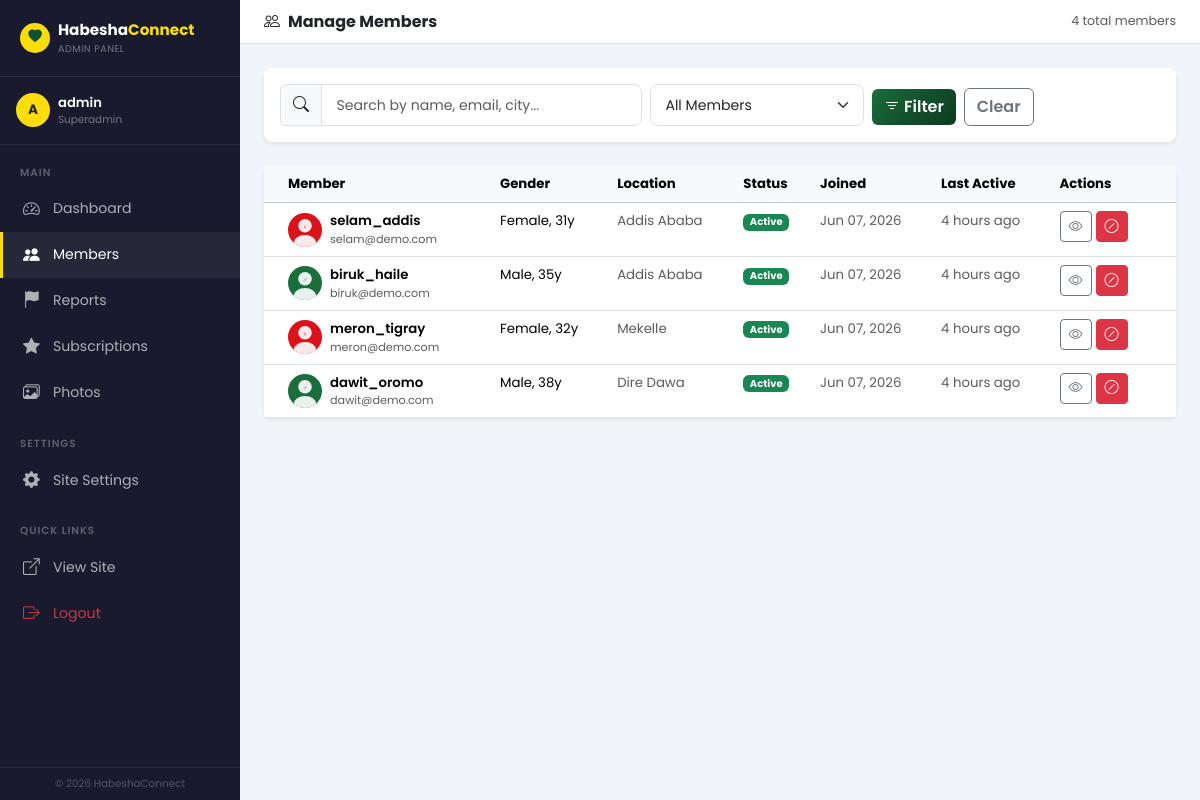
Page /admin/users.php (signed in) on the committed database.
### tables this page shows
CREATE TABLE `users` (
  `id` int(11) NOT NULL AUTO_INCREMENT,
  `username` varchar(50) NOT NULL,
  `email` varchar(100) NOT NULL,
  `password` varchar(255) NOT NULL,
  `gender` enum('male','female') NOT NULL,
  `seeking` enum('male','female','both') NOT NULL DEFAULT 'both',
  `birthdate` date NOT NULL,
  `city` varchar(100) DEFAULT NULL,
  `region` varchar(100) DEFAULT NULL,
  `country` varchar(100) DEFAULT 'Ethiopia',
  `ethnicity` varchar(100) DEFAULT NULL,
  `religion` varchar(100) DEFAULT NULL,
  `marital_status` enum('single','divorced','widowed','separated') DEFAULT 'single',
  `education` varchar(100) DEFAULT NULL,
  `occupation` varchar(150) DEFAULT NULL,
  `height_cm` int(3) DEFAULT NULL,
  `body_type` varchar(50) DEFAULT NULL,
  `skin_tone` varchar(50) DEFAULT NULL,
  `eye_color` varchar(50) DEFAULT NULL,
  `hair_type` varchar(50) DEFAULT NULL,
  `languages` text DEFAULT NULL,
  `about_me` text DEFAULT NULL,
  `ideal_partner` text DEFAULT NULL,
  `hobbies` text DEFAULT NULL,
  `smoking` enum('never','occasionally','regularly') DEFAULT 'never',
  `drinking` enum('never','occasionally','regularly') DEFAULT 'never',
  `children` enum('none','have_children','want_children','dont_want') DEFAULT 'none',
  `profile_photo` varchar(255) DEFAULT NULL,
  `cover_photo` varchar(255) DEFAULT NULL,
  `is_premium` tinyint(1) DEFAULT 0,
  `premium_expires` datetime DEFAULT NULL,
  `is_verified` tinyint(1) DEFAULT 0,
  `email_verified` tinyint(1) DEFAULT 0,
  `verify_token` varchar(255) DEFAULT NULL,
  `reset_token` varchar(255) DEFAULT NULL,
  `reset_expires` datetime DEFAULT NULL,
  `is_active` tinyint(1) DEFAULT 1,
  `is_banned` tinyint(1) DEFAULT 0,
  `ban_reason` text DEFAULT NULL,
  `last_active` datetime DEFAULT NULL,
  `created_at` datetime DEFAULT CURRENT_TIMESTAMP,
  `profile_views` int(11) DEFAULT 0,
  `location_lat` decimal(10,8) DEFAULT NULL,
  `location_lng` decimal(11,8) DEFAULT NULL,
  `hide_age` tinyint(1) DEFAULT 0,
  `hide_location` tinyint(1) DEFAULT 0,
  `allow_messages` enum('everyone','matches','premium') DEFAULT 'everyone',
  `notifications_email` tinyint(1) DEFAULT 1,
  `notifications_likes` tinyint(1) DEFAULT 1,
  `notifications_messages` tinyint(1) DEFAULT 1,
  PRIMARY KEY (`id`),
  UNIQUE KEY `email` (`email`),
  UNIQUE KEY `username` (`username`),
  KEY `gender` (`gender`),
  KEY `city` (`city`),
  KEY `is_active` (`is_active`),
  KEY `last_active` (`last_active`)
);

### admin/users.php (the view, shortened to what the rows shown need)
<?php
require_once dirname(__DIR__) . '/includes/functions.php';
require_once __DIR__ . '/includes/auth.php';
$db     = getDB();
$page    = max(1, (int)($_GET['page'] ?? 1));
$perPage = 20;
$offset  = ($page - 1) * $perPage;
$where  = ['1=1'];
$params = [];
$whereStr = implode(' AND ', $where);
$userStmt = $db->prepare("
    SELECT *, TIMESTAMPDIFF(YEAR, birthdate, CURDATE()) AS age
    FROM users WHERE $whereStr
    ORDER BY created_at DESC LIMIT $perPage OFFSET $offset
");
$userStmt->execute($params);
$users = $userStmt->fetchAll();
$viewUser = null;
?>
<?php include __DIR__ . '/includes/header.php'; ?>
<div class="d-flex">
<?php include __DIR__ . '/includes/sidebar.php'; ?>
<div class="admin-content flex-grow-1">
    <div class="container-fluid p-4">
        <?php if ($viewUser): ?>
        <div class="card border-0 shadow-sm rounded-3 mb-4">
            <div class="card-header bg-white d-flex justify-content-between align-items-center p-3">
                <h6 class="fw-700 mb-0">Member Details</h6>
                <a href="<?= SITE_URL ?>/admin/users.php" class="btn btn-sm btn-outline-secondary">← Back to list</a>
            </div>
            <div class="card-body p-4">
                <div class="row g-4">
                    <div class="col-md-3 text-center">
                        <img src="<?= getProfilePhoto($viewUser['profile_photo'], $viewUser['gender']) ?>"
                             class="rounded-circle mb-3" width="100" height="100" style="object-fit:cover" alt="">
                        <h5 class="fw-700"><?= htmlspecialchars($viewUser['username']) ?></h5>
                        <div class="mb-2">
                            <?php if ($viewUser['is_banned']): ?>
                            <span class="badge bg-danger">Banned</span>
                            <?php elseif ($viewUser['is_premium']): ?>
                            <span class="badge bg-warning text-dark">Premium</span>
                            <?php else: ?>
                            <span class="badge bg-success">Active</span>
                            <?php endif; ?>
                            <?php if ($viewUser['is_verified']): ?>
                            <span class="badge bg-primary">Verified</span>
                            <?php endif; ?>
                        </div>
                        <form method="POST" class="d-flex flex-column gap-2">
                            <input type="hidden" name="csrf" value="<?= csrfToken() ?>">
                            <input type="hidden" name="user_id" value="<?= $viewUser['id'] ?>">
                            <?php if ($viewUser['is_banned']): ?>
                            <button type="submit" name="action" value="unban" class="btn btn-sm btn-success fw-600">Unban User</button>
                            <?php else: ?>
                            <div class="input-group input-group-sm mb-1">
                                <input type="text" class="form-control" name="ban_reason" placeholder="Ban reason" value="Violation of terms">
                                <button type="submit" name="action" value="ban" class="btn btn-danger fw-600" onclick="return confirm('Ban this user?')">Ban</button>
                            </div>
                            <?php endif; ?>
                            <?php if (!$viewUser['is_verified']): ?>
                            <button type="submit" name="action" value="verify" class="btn btn-sm btn-outline-primary fw-600">Verify Profile</button>
                            <?php endif; ?>
                            <?php if (!$viewUser['is_premium']): ?>
                            <button type="submit" name="action" value="premium" class="btn btn-sm btn-warning fw-600">Grant Premium</button>
                            <?php endif; ?>
                            <button type="submit" name="action" value="delete" class="btn btn-sm btn-outline-danger fw-600" onclick="return confirm('Deactivate this user?')">Deactivate</button>
                        </form>
                    </div>
                    <div class="col-md-9">
                        <div class="row g-3">
                            <?php
                            $details = [
                                ['Email', $viewUser['email']], ['Age', $viewUser['age'] . ' years'],
                                ['Gender', ucfirst($viewUser['gender'])], ['City', $viewUser['city'] ?? '—'],
                                ['Ethnicity', $viewUser['ethnicity'] ?? '—'], ['Religion', $viewUser['religion'] ?? '—'],
                                ['Education', $viewUser['education'] ?? '—'], ['Occupation', $viewUser['occupation'] ?? '—'],
                                ['Joined', date('M d, Y', strtotime($viewUser['created_at']))],
                                ['Last Active', $viewUser['last_active'] ? timeAgo($viewUser['last_active']) : 'Never'],
                                ['Profile Views', number_format($viewUser['profile_views'])],
                                ['Premium Expires', $viewUser['premium_expires'] ? date('M d, Y', strtotime($viewUser['premium_expires'])) : 'N/A'],
                            ];
                            foreach ($details as [$label, $val]): ?>
                            <div class="col-md-4">
                                <div class="text-muted" style="font-size:.72rem;text-transform:uppercase;letter-spacing:.3px"><?= $label ?></div>
                                <div class="fw-600 small"><?= htmlspecialchars($val) ?></div>
                            </div>
                            <?php endforeach; ?>
                        </div>
                        <?php if ($viewUser['about_me']): ?>
                        <div class="mt-3">
                            <div class="text-muted small text-uppercase">About Me</div>
                            <p class="small mt-1"><?= htmlspecialchars(mb_substr($viewUser['about_me'], 0, 300)) ?>...</p>
                        </div>
                        <?php endif; ?>
                        <div class="mt-3">
                            <a href="<?= SITE_URL ?>/profile.php?id=<?= $viewUser['id'] ?>" target="_blank" class="btn btn-sm btn-outline-primary">View Public Profile</a>
                        </div>
                    </div>
                </div>
            </div>
        </div>
        <?php else: ?>
        <div class="card border-0 shadow-sm rounded-3">
            <div class="card-body p-0">
                <div class="table-responsive">
                    <table class="table table-hover mb-0" style="font-size:.83rem">
                        <thead class="table-light">
                            <tr>
                                <th class="ps-4">Member</th>
                                <th>Gender</th>
                                <th>Location</th>
                                <th>Status</th>
                                <th>Joined</th>
                                <th>Last Active</th>
                                <th class="pe-4">Actions</th>
                            </tr>
                        </thead>
                        <tbody>
                            <?php foreach ($users as $u): ?>
                            <tr>
                                <td class="ps-4">
                                    <div class="d-flex align-items-center gap-2">
                                        <img src="<?= getProfilePhoto($u['profile_photo'], $u['gender']) ?>"
                                             class="rounded-circle" width="34" height="34" style="object-fit:cover" alt="">
                                        <div>
                                            <div class="fw-600"><?= htmlspecialchars($u['username']) ?>
                                            </div>
                                            <div class="text-muted" style="font-size:.7rem"><?= htmlspecialchars($u['email']) ?></div>
                                        </div>
                                    </div>
                                </td>
                                <td><?= ucfirst($u['gender']) ?>, <?= $u['age'] ?>y</td>
                                <td class="text-muted"><?= htmlspecialchars($u['city'] ?? '—') ?></td>
                                <td>
                                    <?php if ($u['is_banned']): ?>
                                    <span class="badge bg-danger">Banned</span>
                                    <?php elseif (!$u['is_active']): ?>
                                    <span class="badge bg-secondary">Inactive</span>
                                    <?php elseif ($u['is_premium']): ?>
                                    <span class="badge bg-warning text-dark">Premium</span>
                                    <?php else: ?>
                                    <span class="badge bg-success">Active</span>
                                    <?php endif; ?>
                                </td>
                                <td class="text-muted"><?= date('M d, Y', strtotime($u['created_at'])) ?></td>
                                <td class="text-muted">
                                    <?php if (isOnline($u['last_active'])): ?>
                                    <span class="text-success fw-600">Online</span>
                                    <?php else: ?>
                                    <?= $u['last_active'] ? timeAgo($u['last_active']) : 'Never' ?>
                                    <?php endif; ?>
                                </td>
                                <td class="pe-4">
                                    <div class="d-flex gap-1">
                                        <a href="?action=view&id=<?= $u['id'] ?>" class="btn btn-sm btn-outline-secondary" title="View">
                                            <i class="bi bi-eye"></i>
                                        </a>
                                        <form method="POST" class="d-inline">
                                            <?php if ($u['is_banned']): ?>
                                            <button type="submit" name="action" value="unban" class="btn btn-sm btn-success" title="Unban"><i class="bi bi-unlock"></i></button>
                                            <?php else: ?>
                                            <button type="submit" name="action" value="ban" class="btn btn-sm btn-danger" title="Ban" onclick="return confirm('Ban this user?')"><i class="bi bi-slash-circle"></i></button>
                                            <?php endif; ?>
                                        </form>
                                    </div>
                                </td>
                            </tr>
                            <?php endforeach; ?>
                        </tbody>
                    </table>
                </div>
            </div>
        </div>
        <?php endif; ?>
    </div>
</div>
</div>
<?php include __DIR__ . '/includes/footer.php'; ?>

### admin/includes/sidebar.php (shortened to what the rows shown need)
<?php
require_once __DIR__ . '/auth.php';
$admin = getAdmin();
?>
<div class="admin-sidebar d-flex flex-column">
    <div class="px-3 py-3 border-bottom" style="border-color:rgba(255,255,255,.08)!important">
        <div class="d-flex align-items-center gap-2">
            <div class="rounded-circle d-flex align-items-center justify-content-center fw-700 text-dark" style="width:34px;height:34px;background:var(--secondary);font-size:.85rem;flex-shrink:0">
                <?= strtoupper(substr($admin['username'] ?? 'A', 0, 1)) ?>
            </div>
            <div>
                <div class="text-white fw-600" style="font-size:.82rem"><?= htmlspecialchars($admin['username'] ?? 'Admin') ?></div>
                <div style="font-size:.65rem;color:rgba(255,255,255,.4)"><?= ucfirst($admin['role'] ?? 'admin') ?></div>
            </div>
        </div>
    </div>
</div>

### rows in the picture
users: profile_photo+gender (placeholder picture), username "selam_addis", email "selam@demo.com", gender "Female", age "31", city "Addis Ababa", is_banned "Active", created_at "Jun 07, 2026", last_active "4 hours ago"
users: profile_photo+gender (placeholder picture), username "biruk_haile", email "biruk@demo.com", gender "Male", age "35", city "Addis Ababa", is_banned "Active", created_at "Jun 07, 2026", last_active "4 hours ago"
users: profile_photo+gender (placeholder picture), username "meron_tigray", email "meron@demo.com", gender "Female", age "32", city "Mekelle", is_banned "Active", created_at "Jun 07, 2026", last_active "4 hours ago"
users: profile_photo+gender (placeholder picture), username "dawit_oromo", email "dawit@demo.com", gender "Male", age "38", city "Dire Dawa", is_banned "Active", created_at "Jun 07, 2026", timeAgo($u['last_active']) "4 hours ago"

### other values in the picture
substr($admin['username'] ?? 'A', 0, 1) "A"
$admin['username'] "admin"
$admin['role'] "Superadmin"
$total "4"
